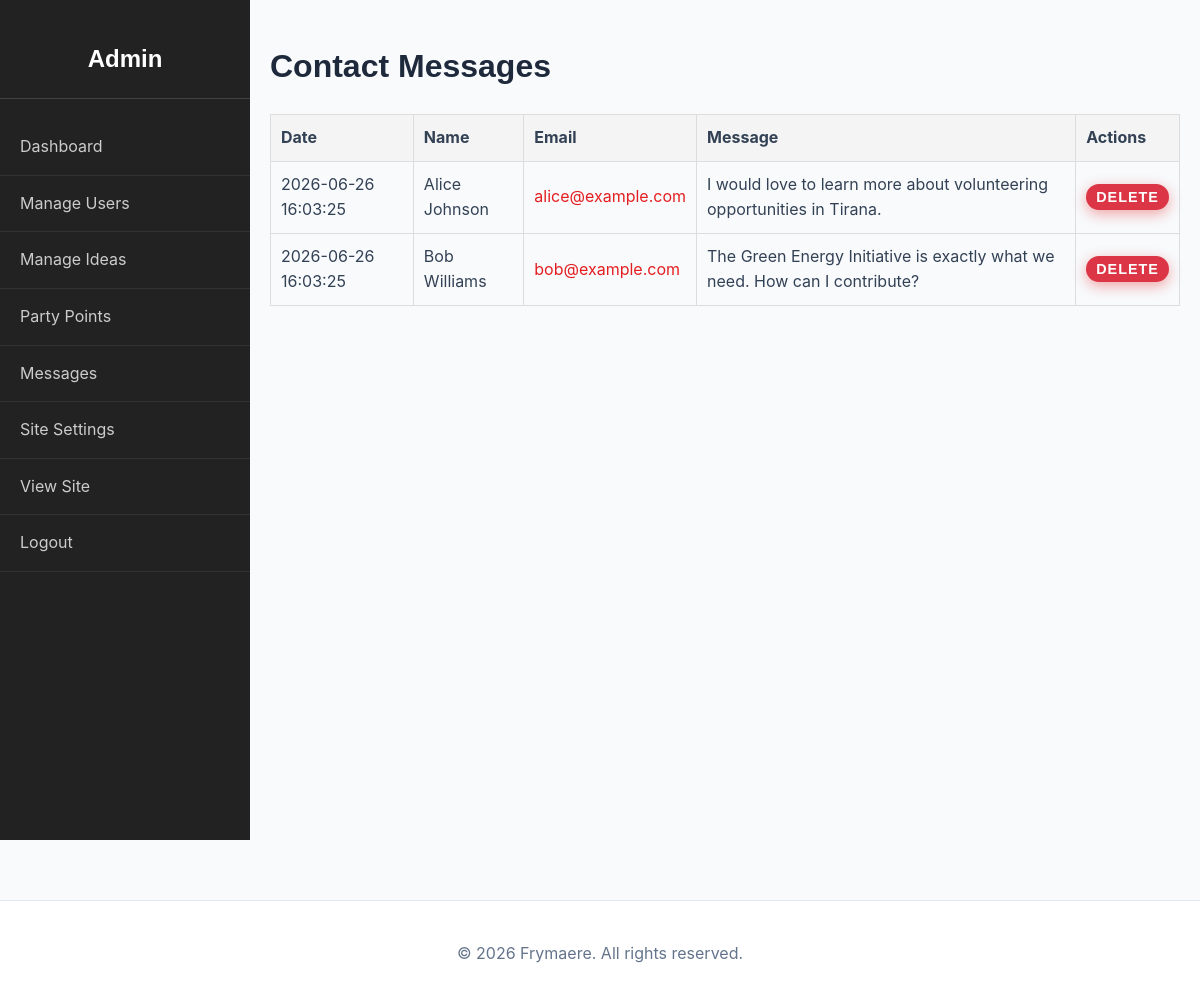
Page /admin/messages.php (signed in) on the committed database.
### tables this page shows
CREATE TABLE `messages` (
  `id` int(11) NOT NULL AUTO_INCREMENT,
  `name` varchar(100) NOT NULL,
  `email` varchar(100) NOT NULL,
  `message` text NOT NULL,
  `created_at` timestamp DEFAULT CURRENT_TIMESTAMP,
  PRIMARY KEY (`id`)
);

CREATE TABLE `settings` (
  `id` int(11) NOT NULL AUTO_INCREMENT,
  `site_title` varchar(255) NOT NULL DEFAULT 'Ardhmja',
  `site_description` text,
  `home_banner_text` varchar(255) DEFAULT 'Building a New Republic Together',
  `join_us_btn` varchar(255) DEFAULT 'Join Us Now',
  `home_core_values_title` varchar(255) DEFAULT 'Our Core Values',
  `home_core_values_text` text,
  `view_points_btn` varchar(255) DEFAULT 'View Party Points',
  `home_latest_ideas_title` varchar(255) DEFAULT 'Latest Community Ideas',
  `view_ideas_btn` varchar(255) DEFAULT 'View All Ideas',
  `points_page_title` varchar(255) DEFAULT 'Our Party Points',
  `points_page_text` text,
  `ideas_page_title` varchar(255) DEFAULT 'Community Ideas',
  `ideas_page_text` text,
  `submit_idea_btn` varchar(255) DEFAULT 'Submit an Idea',
  `contact_page_title` varchar(255) DEFAULT 'Contact Us',
  `contact_page_text` text,
  `register_page_title` varchar(255) DEFAULT 'Register',
  `login_page_title` varchar(255) DEFAULT 'Login',
  `footer_text` varchar(255) DEFAULT 'All rights reserved.',
  `email_verification_subject` varchar(255) DEFAULT 'Verify your email for {site_title}',
  `email_verification_message` text,
  `menu_home` varchar(255) DEFAULT 'Home',
  `menu_points` varchar(255) DEFAULT 'Party Points',
  `menu_ideas` varchar(255) DEFAULT 'Ideas',
  `menu_profiles` varchar(255) DEFAULT 'Public Profiles',
  `menu_contact` varchar(255) DEFAULT 'Contact',
  `menu_profile` varchar(255) DEFAULT 'Profile',
  `menu_admin` varchar(255) DEFAULT 'Admin Panel',
  `menu_logout` varchar(255) DEFAULT 'Logout',
  `menu_login` varchar(255) DEFAULT 'Login',
  `menu_register` varchar(255) DEFAULT 'Register',
  PRIMARY KEY (`id`)
);

### includes/db.php (called while the page is built, shortened)
<?php
$host = 'localhost';
$dbname = 'ardhmja';
$username = 'root';
$password = '';
try {
    $pdo = new PDO("mysql:host=$host;dbname=$dbname;charset=utf8", $username, $password);
    $pdo->setAttribute(PDO::ATTR_ERRMODE, PDO::ERRMODE_EXCEPTION);
} catch (PDOException $e) {
    $pdo = null;
}
$global_settings = [];
if ($pdo) {
    $stmt = $pdo->query("SELECT * FROM settings WHERE id = 1");
    if ($stmt) {
        $global_settings = $stmt->fetch(PDO::FETCH_ASSOC) ?: [];
    }
}
$t_site_title = $global_settings['site_title'] ?? 'Frymaere';
$t_footer_text = $global_settings['footer_text'] ?? 'All rights reserved.';
?>

### admin/messages.php (the view, shortened to what this page needs)
<?php
require_once '../includes/db.php';
$messages = [];
if ($pdo) {
    $messages = $pdo->query("SELECT * FROM messages ORDER BY created_at DESC")->fetchAll();
}
?>
<!DOCTYPE html>
<html lang="en">
<head>
    <link rel="stylesheet" href="../assets/css/style.css">
</head>
<body>
    <div class="admin-wrapper">
    <?php include 'admin_sidebar.php'; ?>
    <div class="admin-content">
        <h1>Contact Messages</h1>
        <table>
            <thead>
                <tr>
                    <th>Date</th>
                    <th>Name</th>
                    <th>Email</th>
                    <th>Message</th>
                    <th>Actions</th>
                </tr>
            </thead>
            <tbody>
                <?php foreach ($messages as $m): ?>
                <tr>
                    <td><?= $m['created_at'] ?></td>
                    <td><?= htmlspecialchars($m['name']) ?></td>
                    <td><a href="mailto:<?= htmlspecialchars($m['email']) ?>"><?= htmlspecialchars($m['email']) ?></a></td>
                    <td class="message-content"><?= htmlspecialchars($m['message']) ?></td>
                    <td>
                        <form method="POST" style="display:inline;">
                            <button type="submit" class="btn btn-sm btn-danger">Delete</button>
                        </form>
                    </td>
                </tr>
                <?php endforeach; ?>
            </tbody>
        </table>
    </div>
    </div>
    <?php include "../includes/footer.php"; ?>
</body>
</html>

### includes/footer.php
<footer class="main-footer">
    <div class="container">
        <p>&copy; <?= date('Y') ?> <?= htmlspecialchars($t_site_title ?? 'Ardhmja') ?>. <?= htmlspecialchars($t_footer_text ?? 'All rights reserved.') ?></p>
    </div>
</footer>

### assets/css/style.css (style rules this page uses)
:root { --primary-color: #e41e20; --secondary-color: #1e293b; --accent-color: #FFFFFF; --text-color: #334155; --text-light: #64748b; --bg-color: #f8fafc; --card-bg: #ffffff; --font-family: 'Inter', -apple-system, BlinkMacSystemFont, 'Segoe UI', Roboto, Helvetica, Arial, sans-serif; --heading-font: 'Montserrat', sans-serif; --border-radius: 16px; --box-shadow: 0 10px 25px -5px rgba(0, 0, 0, 0.05), 0 8px 10px -6px rgba(0, 0, 0, 0.01); }
body { margin: 0; padding: 0; font-family: var(--font-family); color: var(--text-color); background-color: var(--bg-color); line-height: 1.6; }
h1, h2, h3, h4, h5, h6 { font-family: var(--heading-font); font-weight: 700; color: var(--secondary-color); }
a { color: var(--primary-color); text-decoration: none; transition: color 0.3s ease; }
.container { max-width: 1200px; margin: 0 auto; padding: 0 20px; }
.btn { display: inline-block; padding: 12px 28px; background: var(--primary-color); color: var(--accent-color) !important; border: none; border-radius: 30px; cursor: pointer; font-weight: 700; font-family: var(--heading-font); text-transform: uppercase; font-size: 0.9em; letter-spacing: 1px; text-align: center; transition: all 0.3s cubic-bezier(0.4, 0, 0.2, 1); box-shadow: 0 4px 14px 0 rgba(228, 30, 32, 0.39); }
.btn-sm { padding: 5px 10px; font-size: 0.9em; }
.btn-danger { background: #dc3545; }
.main-footer { background: #ffffff; color: var(--text-light); text-align: center; padding: 40px 0; margin-top: 60px; border-top: 1px solid #e2e8f0; }
.main-footer p { margin: 0; }

### admin/messages.php (style rules this page uses)
body { display: flex; flex-direction: column; min-height: 100vh; margin: 0; }
.admin-wrapper { display: flex; flex: 1; }
.admin-content { flex: 1; padding: 20px; }
table { width: 100%; border-collapse: collapse; margin-top: 20px; }
th, td { padding: 10px; border: 1px solid #ddd; text-align: left; }
th { background: #f4f4f4; }
.message-content { white-space: pre-wrap; word-break: break-word; }

### rows in the picture
messages: created_at "2026-06-26 16:03:25", name "Alice Johnson", email "alice@example.com", message "I would love to learn more about volunteering opportunities in Tirana."
messages: created_at "2026-06-26 16:03:25", name "Bob Williams", email "bob@example.com", message "The Green Energy Initiative is exactly what we need. How can I contribute?"
settings: site_title "Frymaere", footer_text "All rights reserved."
